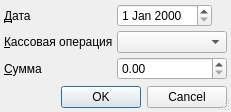
<?xml version="1.0" encoding="UTF-8"?>
<ui version="4.0">
 <class>CashDialog</class>
 <widget class="QDialog" name="CashDialog">
  <property name="geometry">
   <rect>
    <x>0</x>
    <y>0</y>
    <width>231</width>
    <height>112</height>
   </rect>
  </property>
  <property name="windowTitle">
   <string>Приём оплаты</string>
  </property>
  <property name="sizeGripEnabled">
   <bool>true</bool>
  </property>
  <property name="modal">
   <bool>true</bool>
  </property>
  <layout class="QGridLayout" name="gridLayout">
   <property name="margin">
    <number>4</number>
   </property>
   <property name="spacing">
    <number>4</number>
   </property>
   <item row="0" column="0">
    <widget class="QLabel" name="lblDate">
     <property name="sizePolicy">
      <sizepolicy hsizetype="Fixed" vsizetype="Preferred">
       <horstretch>0</horstretch>
       <verstretch>0</verstretch>
      </sizepolicy>
     </property>
     <property name="text">
      <string>&amp;Дата</string>
     </property>
     <property name="buddy">
      <cstring>edtDate</cstring>
     </property>
    </widget>
   </item>
   <item row="0" column="1">
    <widget class="CDateEdit" name="edtDate">
     <property name="sizePolicy">
      <sizepolicy hsizetype="Maximum" vsizetype="Fixed">
       <horstretch>0</horstretch>
       <verstretch>0</verstretch>
      </sizepolicy>
     </property>
    </widget>
   </item>
   <item row="1" column="0">
    <widget class="QLabel" name="lblCashOperation">
     <property name="sizePolicy">
      <sizepolicy hsizetype="Fixed" vsizetype="Preferred">
       <horstretch>0</horstretch>
       <verstretch>0</verstretch>
      </sizepolicy>
     </property>
     <property name="text">
      <string>&amp;Кассовая операция</string>
     </property>
     <property name="buddy">
      <cstring>cmbCashOperation</cstring>
     </property>
    </widget>
   </item>
   <item row="1" column="1">
    <widget class="CRBComboBox" name="cmbCashOperation">
     <property name="enabled">
      <bool>true</bool>
     </property>
     <property name="sizePolicy">
      <sizepolicy hsizetype="Ignored" vsizetype="Fixed">
       <horstretch>0</horstretch>
       <verstretch>0</verstretch>
      </sizepolicy>
     </property>
    </widget>
   </item>
   <item row="2" column="0">
    <widget class="QLabel" name="lblSum">
     <property name="sizePolicy">
      <sizepolicy hsizetype="Fixed" vsizetype="Preferred">
       <horstretch>0</horstretch>
       <verstretch>0</verstretch>
      </sizepolicy>
     </property>
     <property name="text">
      <string>&amp;Сумма</string>
     </property>
     <property name="buddy">
      <cstring>edtSum</cstring>
     </property>
    </widget>
   </item>
   <item row="2" column="1">
    <widget class="QDoubleSpinBox" name="edtSum">
     <property name="sizePolicy">
      <sizepolicy hsizetype="Expanding" vsizetype="Fixed">
       <horstretch>0</horstretch>
       <verstretch>0</verstretch>
      </sizepolicy>
     </property>
     <property name="maximum">
      <double>9999999.990000000223517</double>
     </property>
    </widget>
   </item>
   <item row="3" column="0">
    <spacer name="verticalSpacer">
     <property name="sizePolicy">
      <sizepolicy hsizetype="Fixed" vsizetype="Expanding">
       <horstretch>0</horstretch>
       <verstretch>0</verstretch>
      </sizepolicy>
     </property>
     <property name="orientation">
      <enum>Qt::Vertical</enum>
     </property>
     <property name="sizeHint" stdset="0">
      <size>
       <width>20</width>
       <height>40</height>
      </size>
     </property>
    </spacer>
   </item>
   <item row="4" column="0" colspan="2">
    <widget class="QDialogButtonBox" name="buttonBox">
     <property name="orientation">
      <enum>Qt::Horizontal</enum>
     </property>
     <property name="standardButtons">
      <set>QDialogButtonBox::Cancel|QDialogButtonBox::Ok</set>
     </property>
    </widget>
   </item>
  </layout>
 </widget>
 <customwidgets>
  <customwidget>
   <class>CDateEdit</class>
   <extends>QDateEdit</extends>
   <header>library/DateEdit</header>
  </customwidget>
  <customwidget>
   <class>CRBComboBox</class>
   <extends>QComboBox</extends>
   <header>library/crbcombobox.h</header>
  </customwidget>
 </customwidgets>
 <tabstops>
  <tabstop>edtDate</tabstop>
  <tabstop>cmbCashOperation</tabstop>
  <tabstop>edtSum</tabstop>
  <tabstop>buttonBox</tabstop>
 </tabstops>
 <resources/>
 <connections>
  <connection>
   <sender>buttonBox</sender>
   <signal>accepted()</signal>
   <receiver>CashDialog</receiver>
   <slot>accept()</slot>
   <hints>
    <hint type="sourcelabel">
     <x>228</x>
     <y>274</y>
    </hint>
    <hint type="destinationlabel">
     <x>157</x>
     <y>274</y>
    </hint>
   </hints>
  </connection>
  <connection>
   <sender>buttonBox</sender>
   <signal>rejected()</signal>
   <receiver>CashDialog</receiver>
   <slot>reject()</slot>
   <hints>
    <hint type="sourcelabel">
     <x>316</x>
     <y>260</y>
    </hint>
    <hint type="destinationlabel">
     <x>286</x>
     <y>274</y>
    </hint>
   </hints>
  </connection>
 </connections>
</ui>
